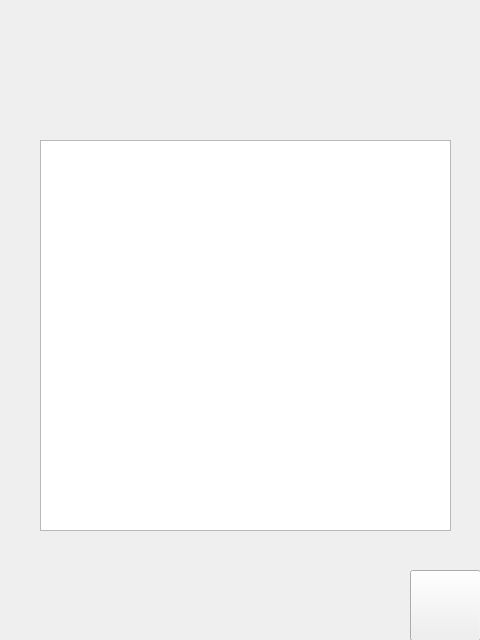
<?xml version="1.0" encoding="UTF-8"?>
<ui version="4.0">
 <class>Board</class>
 <widget class="QWidget" name="Board">
  <property name="geometry">
   <rect>
    <x>0</x>
    <y>0</y>
    <width>480</width>
    <height>640</height>
   </rect>
  </property>
  <property name="windowTitle">
   <string>Form</string>
  </property>
  <widget class="QPushButton" name="back">
   <property name="geometry">
    <rect>
     <x>410</x>
     <y>570</y>
     <width>71</width>
     <height>71</height>
    </rect>
   </property>
   <property name="styleSheet">
    <string notr="true">background-image: url(:/Resources/Resources/back_button.bmp);</string>
   </property>
   <property name="text">
    <string/>
   </property>
  </widget>
  <widget class="QTextBrowser" name="textBrowser">
   <property name="geometry">
    <rect>
     <x>40</x>
     <y>140</y>
     <width>411</width>
     <height>391</height>
    </rect>
   </property>
   <property name="styleSheet">
    <string notr="true">background-image: url(:/Resources/Resources/TextBroswer_bg.bmp);
color: rgb(255, 255, 255);
font: 18pt &quot;Bradley Hand ITC&quot;;</string>
   </property>
  </widget>
 </widget>
 <resources/>
 <connections/>
</ui>
